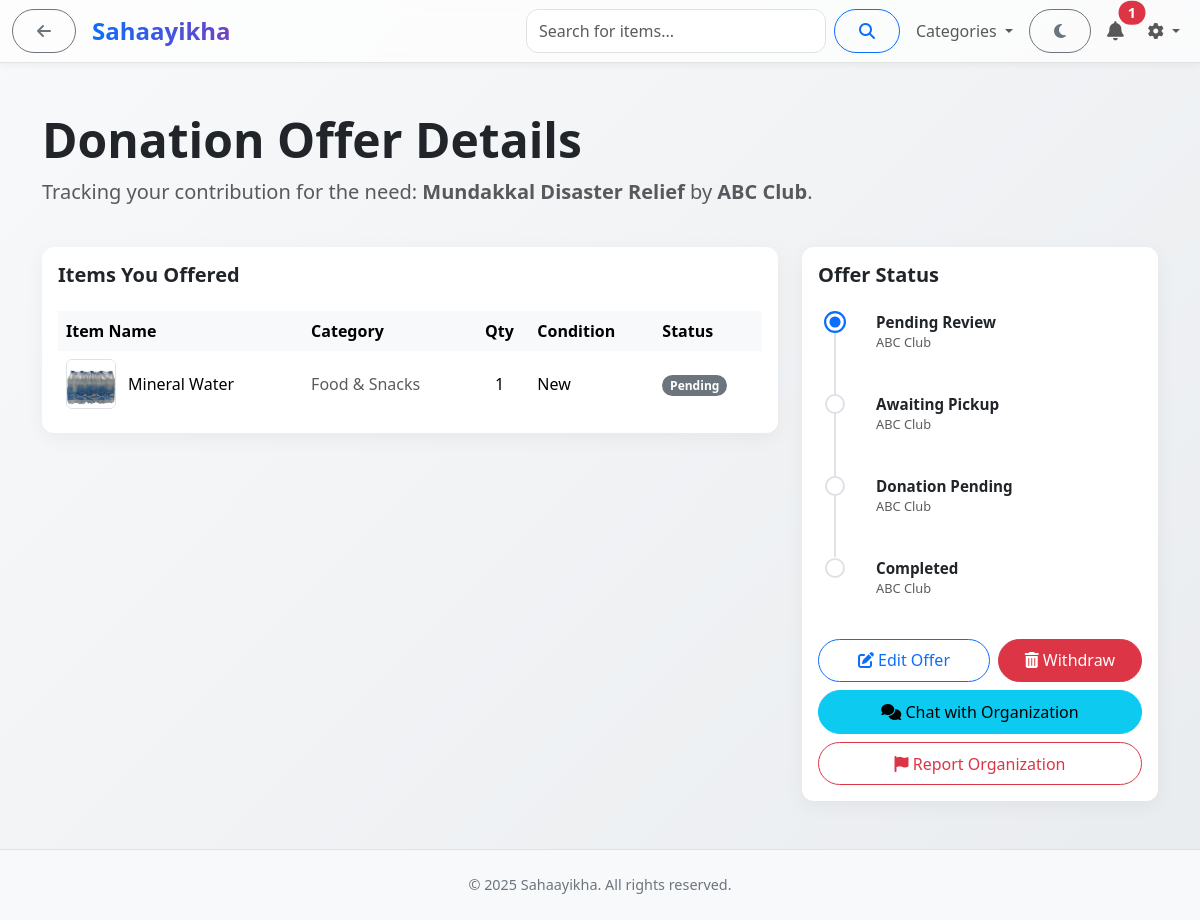
Page /my-offer/2 (signed in) on the earlier database version.
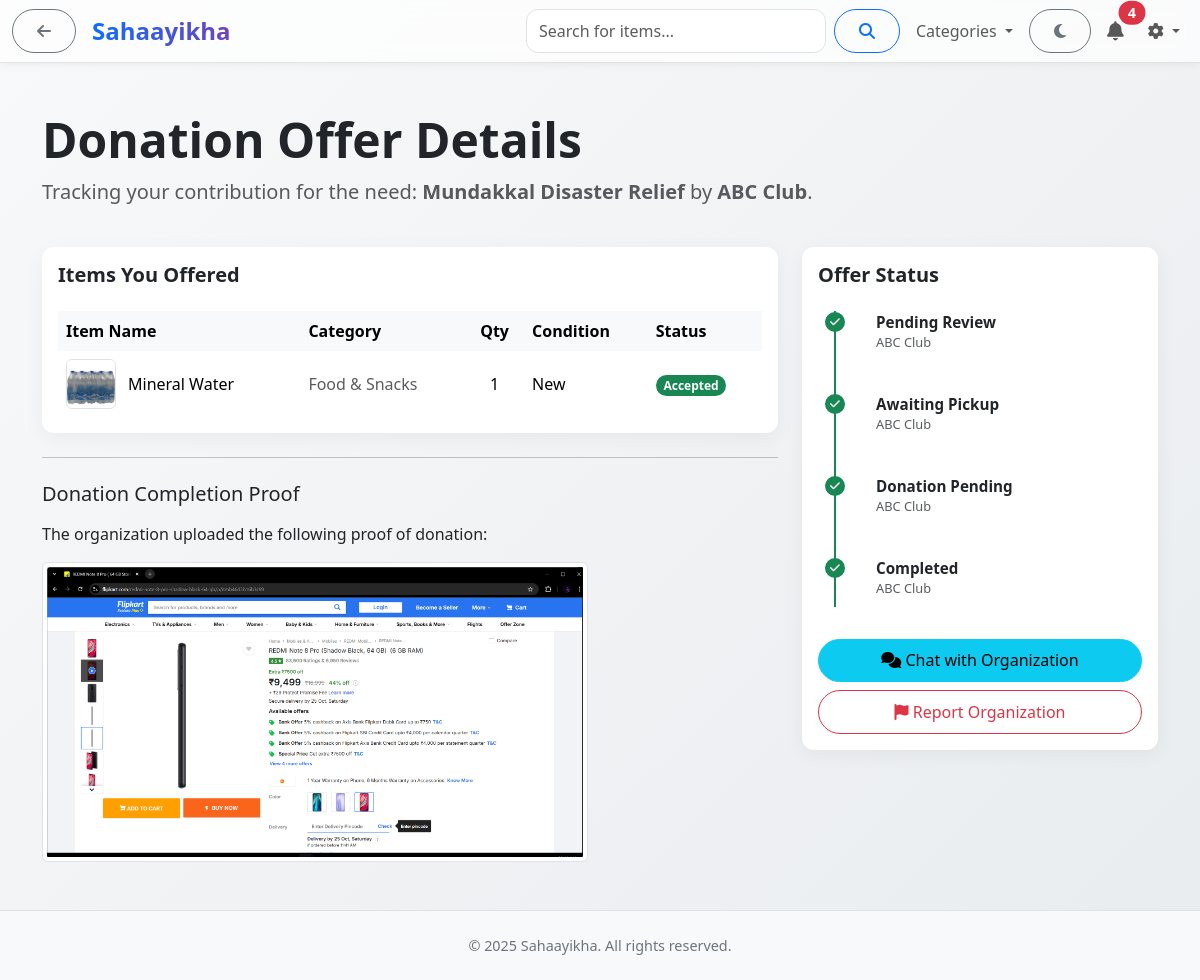
Same page on the later database version.
### app/models.py (models this page shows, shortened)
class DisasterNeed(db.Model):
    __tablename__ = "disaster_needs"
    need_id = db.Column(db.Integer, primary_key=True)
    org_id = db.Column(db.Integer, db.ForeignKey("organizations.org_id"), nullable=False, index=True)
    title = db.Column(db.String(255), nullable=True)
    categories = db.Column(db.Text, nullable=True) # Comma-separated string
    description = db.Column(db.Text, nullable=False)
    location = db.Column(db.String(255), index=True)
    posted_at = db.Column(db.DateTime, default=datetime.utcnow, index=True)
    donation_offers = db.relationship("DonationOffer", backref="need", lazy="dynamic") # Offers made for this need
    chat_sessions = db.relationship("ChatSession", back_populates="disaster_need", foreign_keys="ChatSession.disaster_need_id")

class Organization(UserMixin, db.Model):
    __tablename__ = "organizations"
    org_id = db.Column(db.Integer, primary_key=True)
    name = db.Column(db.String(255), nullable=False)
    email = db.Column(db.String(255), unique=True, nullable=False)
    password = db.Column(db.String(255), nullable=False)
    phone = db.Column(db.String(100))
    location = db.Column(db.String(255))
    profile_picture = db.Column(db.String(255), nullable=True)
    status = db.Column(db.String(50), default="Pending")
    registered_at = db.Column(db.DateTime, default=datetime.utcnow)
    description = db.Column(db.Text, nullable=True)
    otp = db.Column(db.String(6), nullable=True)
    otp_expiry = db.Column(db.DateTime, nullable=True)
    is_verified = db.Column(db.Boolean, default=False)
    disaster_needs = db.relationship("DisasterNeed", backref="organization", lazy="dynamic")
    donation_offers = db.relationship('DonationOffer', backref='organization', lazy='dynamic') # Offers received
    chat_sessions = db.relationship("ChatSession", foreign_keys="ChatSession.participant_org_id", lazy="dynamic", back_populates="participant_org")
    bookmarks = db.relationship("Bookmark", foreign_keys="Bookmark.org_id", lazy="dynamic", cascade="all, delete-orphan")

class OfferedItem(db.Model):
    __tablename__ = 'offered_items'
    offered_item_id = db.Column(db.Integer, primary_key=True)
    offer_id = db.Column(db.Integer, db.ForeignKey('donation_offers.offer_id'), nullable=False, index=True)
    title = db.Column(db.String(255), nullable=False)
    category = db.Column(db.String(255), nullable=True)
    description = db.Column(db.Text, nullable=True)
    quantity = db.Column(db.Integer, nullable=False, default=1)
    condition = db.Column(db.String(50))
    image_url = db.Column(db.String(255), nullable=True)
    manufacture_date = db.Column(db.Date, nullable=True)
    expiry_date = db.Column(db.Date, nullable=True, index=True)
    status = db.Column(db.String(50), default='Pending', index=True) # Pending, Accepted, Rejected

class DonationOffer(db.Model):
    __tablename__ = 'donation_offers'
    offer_id = db.Column(db.Integer, primary_key=True)
    user_id = db.Column(db.Integer, db.ForeignKey('users.user_id'), nullable=False, index=True)
    need_id = db.Column(db.Integer, db.ForeignKey('disaster_needs.need_id'), nullable=False, index=True)
    org_id = db.Column(db.Integer, db.ForeignKey('organizations.org_id'), nullable=False, index=True)
    status = db.Column(db.String(50), default='Pending Review', index=True)
    created_at = db.Column(db.DateTime, default=datetime.utcnow, index=True)
    verified_at = db.Column(db.DateTime, nullable=True)
    picked_up_at = db.Column(db.DateTime, nullable=True)
    completed_at = db.Column(db.DateTime, nullable=True)
    pickup_retries = db.Column(db.Integer, default=0)
    proof_image_url = db.Column(db.String(255), nullable=True)
    offered_items = db.relationship('OfferedItem', backref='offer', cascade="all, delete-orphan") # lazy='dynamic' removed

### app/routes.py (the view)
@main.route("/my-offer/<int:offer_id>")
@login_required
@role_required("user")
def view_my_offer(offer_id):
    offer = DonationOffer.query.options(
        orm.joinedload(DonationOffer.offered_items), # Eager load items
        orm.joinedload(DonationOffer.need),          # Eager load need details
        orm.joinedload(DonationOffer.organization)   # Eager load org details
    ).get_or_404(offer_id)
    if offer.user_id != current_user.user_id: abort(403)
    report_form = OrganizationReportForm() # Renamed form variable
    return render_template("features/view_my_offer.html", offer=offer, form=report_form)

### app/templates/features/view_my_offer.html (shortened to what this page needs)
{% extends "base.html" %}
{% from "includes/_form_macros.html" import render_field %}
{% block content %}
<div class="container py-5">
    <div class="page-header">
        <h1 class="display-5">Donation Offer Details</h1>
        <p class="lead text-muted">Tracking your contribution for the need: <span class="fw-bold">{% if offer.need %}{{ offer.need.title }}{% else %}[Deleted Need]{% endif %}</span> by <span class="fw-bold">{% if offer.organization %}{{ offer.organization.name }}{% else %}[Deleted Organization]{% endif %}</span>.</p>
    </div>
    <div class="row g-4 main-content">
        <div class="col-lg-8">
            <div class="card mb-4">
                <div class="card-header bg-transparent border-0 pt-3">
                    <h5 class="mb-0 fw-bold">Items You Offered</h5>
                </div>
                <div class="card-body">
                    <div class="table-responsive">
                        <table class="table table-borderless table-hover mb-0">
                            <thead class="table-light">
                                <tr>
                                    <th>Item Name</th>
                                    <th>Category</th>
                                    <th class="text-center">Qty</th>
                                    <th>Condition</th>
                                    <th>Status</th>
                                </tr>
                            </thead>
                            <tbody>
                                {% for item in offer.offered_items %}
                                <tr>
                                    <td class="align-middle item-name-cell">
                                        <img src="{{ url_for('static', filename=item.image_url or 'images/item_placeholder.jpg') }}"
                                             alt="{{ item.title }} thumbnail"
                                             class="item-thumbnail {% if item.image_url %}enlargeable-image{% else %}placeholder{% endif %}">
                                        <span class="fw-medium">{{ item.title }}</span>
                                    </td>
                                    <td class="align-middle text-muted">{{ item.category }}</td>
                                    <td class="align-middle text-center">{{ item.quantity }}</td>
                                    <td class="align-middle">{{ item.condition }}</td>
                                    <td class="align-middle">
                                        {% if item.status == 'Accepted' %}<span class="badge rounded-pill text-bg-success">Accepted</span>
                                        {% elif item.status == 'Rejected' %}<span class="badge rounded-pill text-bg-danger">Rejected</span>
                                        {% else %}<span class="badge rounded-pill text-bg-secondary">Pending</span>
                                        {% endif %}
                                    </td>
                                </tr>
                                {% endfor %}
                            </tbody>
                        </table>
                    </div>
                </div>
            </div>
            {% if offer.status == 'Completed' %}
            <hr>
            <div class="mt-4">
                <h5 class="mb-3">Donation Completion Proof</h5>
                {% if offer.proof_image_url %}
                    <p>The organization uploaded the following proof of donation:</p>
                    <a href="{{ url_for('static', filename=offer.proof_image_url) }}" target="_blank" title="View Proof Image">
                        <img src="{{ url_for('static', filename=offer.proof_image_url) }}" alt="Donation Proof" class="img-thumbnail" style="max-height: 300px; cursor: pointer;">
                    </a>
                {% else %}
                    <p class="text-muted fst-italic">The organization did not upload a proof image for this completed donation.</p>
                {% endif %}
            </div>
            {% endif %}
        </div>
        <div class="col-lg-4">
            <div class="card">
                <div class="card-header bg-transparent border-0 pt-3">
                    <h5 class="mb-0 fw-bold">Offer Status</h5>
                </div>
                <div class="card-body">
                    {% set statuses = ['Pending Review', 'Awaiting Pickup', 'Donation Pending', 'Completed'] %}
                    <div class="timeline">
                        {% for status in statuses %}
                            {% set effective_offer_status = 'Awaiting Pickup' if offer.status in ['Accepted', 'Partially Accepted'] else offer.status %}
                            {% set current_status_index = statuses.index(effective_offer_status) if effective_offer_status in statuses else -1 %}
                            {% set loop_index = loop.index0 %}
                            {% set is_completed = current_status_index > loop_index %}
                            {% set is_active = current_status_index == loop_index %}
                            {% if offer.status == 'Completed' and status == 'Completed' %}
                                {% set is_completed = True %}
                                {% set is_active = False %}
                            {% endif %}
                            <div class="timeline-item {{ 'completed' if is_completed and offer.status not in ['Rejected', 'Pickup Failed'] }} {{ 'active' if is_active }} {{ 'failed' if offer.status in ['Rejected', 'Pickup Failed'] and loop.last }}">
                                <div class="timeline-marker"></div>
                                <div class="timeline-content">
                                    <div class="timeline-title">{{ status }}</div>
                                    <div class="timeline-subtitle">{% if offer.organization %}{{ offer.organization.name }}{% else %}[Deleted Org]{% endif %}</div>
                                </div>
                            </div>
                        {% endfor %}
                    </div>
                </div>
                <div class="card-footer bg-transparent border-0 p-3 d-grid gap-2">
                    {% if offer.status == 'Pending Review' %}
                    <div class="d-flex gap-2">
                        <a href="{{ url_for('main.edit_donation_offer', offer_id=offer.offer_id) }}" class="btn btn-outline-primary w-100">
                            <i class="fas fa-edit"></i> Edit Offer
                        </a>
                        <form action="{{ url_for('main.delete_donation_offer', offer_id=offer.offer_id) }}" method="POST" onsubmit="return confirm('Are you sure you want to withdraw this offer?');" class="w-100">
                            <button type="submit" class="btn btn-danger w-100">
                                <i class="fas fa-trash-alt"></i> Withdraw
                            </button>
                        </form>
                    </div>
                    {% endif %}
                     {% if offer.need and offer.organization %}
                         <a href="{{ url_for('main.start_chat_from_offer', offer_id=offer.offer_id) }}" class="btn btn-info w-100">
                             <i class="fas fa-comments"></i> Chat with Organization
                         </a>
                     {% endif %}
                    <button type="button" class="btn btn-outline-danger w-100" data-bs-toggle="modal" data-bs-target="#reportOrgModal">
                        <i class="fas fa-flag"></i> Report Organization
                    </button>
                </div>
            </div>
        </div>
    </div>
</div>
{% endblock %}

Differences in the rows shown:
changed OfferedItem "Mineral Water": status "Pending" → "Accepted"
now on this page (row edited): DonationOffer: proof_image_url (picture), status "Completed" (drawn)
changed DonationOffer: status "Pending Review" → "Completed" (drawn)
Other differences:
{{ unread_count }}: "1" → "4"
text no longer shown: "Edit Offer Withdraw"
text now shown: "Donation Completion Proof The organization uploaded the following proof of donation:"
